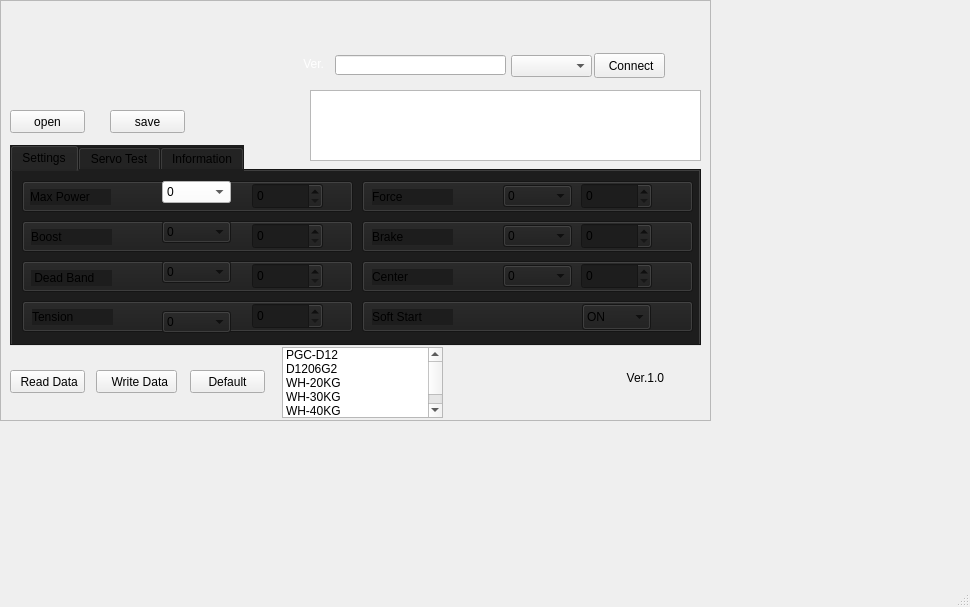
<?xml version="1.0" encoding="UTF-8"?>
<ui version="4.0">
 <class>MainWindow</class>
 <widget class="QMainWindow" name="MainWindow">
  <property name="geometry">
   <rect>
    <x>0</x>
    <y>0</y>
    <width>970</width>
    <height>607</height>
   </rect>
  </property>
  <property name="windowTitle">
   <string>MainWindow</string>
  </property>
  <widget class="QWidget" name="centralWidget">
   <widget class="QTabWidget" name="tabWidget">
    <property name="geometry">
     <rect>
      <x>10</x>
      <y>145</y>
      <width>691</width>
      <height>201</height>
     </rect>
    </property>
    <property name="styleSheet">
     <string notr="true">background-color: rgb(29, 29, 29);</string>
    </property>
    <property name="currentIndex">
     <number>0</number>
    </property>
    <widget class="QWidget" name="tab_2">
     <attribute name="title">
      <string>Settings</string>
     </attribute>
     <widget class="QPushButton" name="pushButton_s1">
      <property name="geometry">
       <rect>
        <x>10</x>
        <y>10</y>
        <width>331</width>
        <height>31</height>
       </rect>
      </property>
      <property name="minimumSize">
       <size>
        <width>0</width>
        <height>13</height>
       </size>
      </property>
      <property name="layoutDirection">
       <enum>Qt::LeftToRight</enum>
      </property>
      <property name="text">
       <string/>
      </property>
     </widget>
     <widget class="QLabel" name="label_s1">
      <property name="geometry">
       <rect>
        <x>18</x>
        <y>18</y>
        <width>81</width>
        <height>16</height>
       </rect>
      </property>
      <property name="text">
       <string>Max Power</string>
      </property>
     </widget>
     <widget class="QPushButton" name="pushButton_s2">
      <property name="geometry">
       <rect>
        <x>10</x>
        <y>50</y>
        <width>331</width>
        <height>31</height>
       </rect>
      </property>
      <property name="layoutDirection">
       <enum>Qt::LeftToRight</enum>
      </property>
      <property name="text">
       <string/>
      </property>
     </widget>
     <widget class="QPushButton" name="pushButton_s3">
      <property name="geometry">
       <rect>
        <x>10</x>
        <y>90</y>
        <width>331</width>
        <height>31</height>
       </rect>
      </property>
      <property name="layoutDirection">
       <enum>Qt::LeftToRight</enum>
      </property>
      <property name="text">
       <string/>
      </property>
     </widget>
     <widget class="QPushButton" name="pushButton_s4">
      <property name="geometry">
       <rect>
        <x>10</x>
        <y>130</y>
        <width>331</width>
        <height>31</height>
       </rect>
      </property>
      <property name="layoutDirection">
       <enum>Qt::LeftToRight</enum>
      </property>
      <property name="text">
       <string/>
      </property>
     </widget>
     <widget class="QPushButton" name="pushButton_s5">
      <property name="geometry">
       <rect>
        <x>350</x>
        <y>10</y>
        <width>331</width>
        <height>31</height>
       </rect>
      </property>
      <property name="layoutDirection">
       <enum>Qt::LeftToRight</enum>
      </property>
      <property name="text">
       <string/>
      </property>
     </widget>
     <widget class="QComboBox" name="comboBox_s1">
      <property name="geometry">
       <rect>
        <x>150</x>
        <y>10</y>
        <width>69</width>
        <height>22</height>
       </rect>
      </property>
      <property name="styleSheet">
       <string notr="true">background-color: rgb(255, 255, 255);
color: rgb(0, 0, 0);</string>
      </property>
      <item>
       <property name="text">
        <string>0</string>
       </property>
      </item>
      <item>
       <property name="text">
        <string>1</string>
       </property>
      </item>
      <item>
       <property name="text">
        <string>2</string>
       </property>
      </item>
      <item>
       <property name="text">
        <string>3</string>
       </property>
      </item>
      <item>
       <property name="text">
        <string>4</string>
       </property>
      </item>
      <item>
       <property name="text">
        <string>5</string>
       </property>
      </item>
      <item>
       <property name="text">
        <string>6</string>
       </property>
      </item>
      <item>
       <property name="text">
        <string>7</string>
       </property>
      </item>
      <item>
       <property name="text">
        <string>8</string>
       </property>
      </item>
      <item>
       <property name="text">
        <string>9</string>
       </property>
      </item>
      <item>
       <property name="text">
        <string>10</string>
       </property>
      </item>
     </widget>
     <widget class="QComboBox" name="comboBox_s2">
      <property name="geometry">
       <rect>
        <x>150</x>
        <y>50</y>
        <width>69</width>
        <height>22</height>
       </rect>
      </property>
      <item>
       <property name="text">
        <string>0</string>
       </property>
      </item>
      <item>
       <property name="text">
        <string>1</string>
       </property>
      </item>
      <item>
       <property name="text">
        <string>2</string>
       </property>
      </item>
      <item>
       <property name="text">
        <string>3</string>
       </property>
      </item>
      <item>
       <property name="text">
        <string>4</string>
       </property>
      </item>
      <item>
       <property name="text">
        <string>5</string>
       </property>
      </item>
      <item>
       <property name="text">
        <string>6</string>
       </property>
      </item>
      <item>
       <property name="text">
        <string>7</string>
       </property>
      </item>
      <item>
       <property name="text">
        <string>8</string>
       </property>
      </item>
      <item>
       <property name="text">
        <string>9</string>
       </property>
      </item>
      <item>
       <property name="text">
        <string>10</string>
       </property>
      </item>
     </widget>
     <widget class="QComboBox" name="comboBox_s3">
      <property name="geometry">
       <rect>
        <x>150</x>
        <y>90</y>
        <width>69</width>
        <height>22</height>
       </rect>
      </property>
      <item>
       <property name="text">
        <string>0</string>
       </property>
      </item>
      <item>
       <property name="text">
        <string>1</string>
       </property>
      </item>
      <item>
       <property name="text">
        <string>2</string>
       </property>
      </item>
      <item>
       <property name="text">
        <string>3</string>
       </property>
      </item>
      <item>
       <property name="text">
        <string>4</string>
       </property>
      </item>
      <item>
       <property name="text">
        <string>5</string>
       </property>
      </item>
      <item>
       <property name="text">
        <string>6</string>
       </property>
      </item>
      <item>
       <property name="text">
        <string>7</string>
       </property>
      </item>
      <item>
       <property name="text">
        <string>8</string>
       </property>
      </item>
      <item>
       <property name="text">
        <string>9</string>
       </property>
      </item>
      <item>
       <property name="text">
        <string>10</string>
       </property>
      </item>
     </widget>
     <widget class="QComboBox" name="comboBox_s4">
      <property name="geometry">
       <rect>
        <x>150</x>
        <y>140</y>
        <width>69</width>
        <height>22</height>
       </rect>
      </property>
      <item>
       <property name="text">
        <string>0</string>
       </property>
      </item>
      <item>
       <property name="text">
        <string>1</string>
       </property>
      </item>
      <item>
       <property name="text">
        <string>2</string>
       </property>
      </item>
      <item>
       <property name="text">
        <string>3</string>
       </property>
      </item>
      <item>
       <property name="text">
        <string>4</string>
       </property>
      </item>
      <item>
       <property name="text">
        <string>5</string>
       </property>
      </item>
      <item>
       <property name="text">
        <string>6</string>
       </property>
      </item>
      <item>
       <property name="text">
        <string>7</string>
       </property>
      </item>
      <item>
       <property name="text">
        <string>8</string>
       </property>
      </item>
      <item>
       <property name="text">
        <string>9</string>
       </property>
      </item>
      <item>
       <property name="text">
        <string>10</string>
       </property>
      </item>
     </widget>
     <widget class="QPushButton" name="pushButton_s6">
      <property name="geometry">
       <rect>
        <x>350</x>
        <y>50</y>
        <width>331</width>
        <height>31</height>
       </rect>
      </property>
      <property name="layoutDirection">
       <enum>Qt::LeftToRight</enum>
      </property>
      <property name="text">
       <string/>
      </property>
     </widget>
     <widget class="QPushButton" name="pushButton_s7">
      <property name="geometry">
       <rect>
        <x>350</x>
        <y>90</y>
        <width>331</width>
        <height>31</height>
       </rect>
      </property>
      <property name="layoutDirection">
       <enum>Qt::LeftToRight</enum>
      </property>
      <property name="text">
       <string/>
      </property>
     </widget>
     <widget class="QPushButton" name="pushButton_s8">
      <property name="geometry">
       <rect>
        <x>350</x>
        <y>130</y>
        <width>331</width>
        <height>31</height>
       </rect>
      </property>
      <property name="layoutDirection">
       <enum>Qt::LeftToRight</enum>
      </property>
      <property name="text">
       <string/>
      </property>
     </widget>
     <widget class="QComboBox" name="comboBox_s6">
      <property name="geometry">
       <rect>
        <x>491</x>
        <y>54</y>
        <width>69</width>
        <height>22</height>
       </rect>
      </property>
      <item>
       <property name="text">
        <string>0</string>
       </property>
      </item>
      <item>
       <property name="text">
        <string>1</string>
       </property>
      </item>
      <item>
       <property name="text">
        <string>2</string>
       </property>
      </item>
      <item>
       <property name="text">
        <string>3</string>
       </property>
      </item>
      <item>
       <property name="text">
        <string>4</string>
       </property>
      </item>
      <item>
       <property name="text">
        <string>5</string>
       </property>
      </item>
      <item>
       <property name="text">
        <string>6</string>
       </property>
      </item>
      <item>
       <property name="text">
        <string>7</string>
       </property>
      </item>
      <item>
       <property name="text">
        <string>8</string>
       </property>
      </item>
      <item>
       <property name="text">
        <string>9</string>
       </property>
      </item>
      <item>
       <property name="text">
        <string>10</string>
       </property>
      </item>
     </widget>
     <widget class="QComboBox" name="comboBox_s5">
      <property name="geometry">
       <rect>
        <x>491</x>
        <y>14</y>
        <width>69</width>
        <height>22</height>
       </rect>
      </property>
      <item>
       <property name="text">
        <string>0</string>
       </property>
      </item>
      <item>
       <property name="text">
        <string>1</string>
       </property>
      </item>
      <item>
       <property name="text">
        <string>2</string>
       </property>
      </item>
      <item>
       <property name="text">
        <string>3</string>
       </property>
      </item>
      <item>
       <property name="text">
        <string>4</string>
       </property>
      </item>
      <item>
       <property name="text">
        <string>5</string>
       </property>
      </item>
      <item>
       <property name="text">
        <string>6</string>
       </property>
      </item>
      <item>
       <property name="text">
        <string>7</string>
       </property>
      </item>
      <item>
       <property name="text">
        <string>8</string>
       </property>
      </item>
      <item>
       <property name="text">
        <string>9</string>
       </property>
      </item>
      <item>
       <property name="text">
        <string>10</string>
       </property>
      </item>
     </widget>
     <widget class="QComboBox" name="comboBox_s8">
      <property name="geometry">
       <rect>
        <x>570</x>
        <y>133</y>
        <width>69</width>
        <height>26</height>
       </rect>
      </property>
      <item>
       <property name="text">
        <string>ON</string>
       </property>
      </item>
      <item>
       <property name="text">
        <string>OFF</string>
       </property>
      </item>
     </widget>
     <widget class="QComboBox" name="comboBox_s7">
      <property name="geometry">
       <rect>
        <x>491</x>
        <y>94</y>
        <width>69</width>
        <height>22</height>
       </rect>
      </property>
      <item>
       <property name="text">
        <string>0</string>
       </property>
      </item>
      <item>
       <property name="text">
        <string>1</string>
       </property>
      </item>
      <item>
       <property name="text">
        <string>2</string>
       </property>
      </item>
      <item>
       <property name="text">
        <string>3</string>
       </property>
      </item>
      <item>
       <property name="text">
        <string>4</string>
       </property>
      </item>
      <item>
       <property name="text">
        <string>5</string>
       </property>
      </item>
      <item>
       <property name="text">
        <string>6</string>
       </property>
      </item>
      <item>
       <property name="text">
        <string>7</string>
       </property>
      </item>
      <item>
       <property name="text">
        <string>8</string>
       </property>
      </item>
      <item>
       <property name="text">
        <string>9</string>
       </property>
      </item>
      <item>
       <property name="text">
        <string>10</string>
       </property>
      </item>
     </widget>
     <widget class="QLabel" name="label_s2">
      <property name="geometry">
       <rect>
        <x>19</x>
        <y>58</y>
        <width>81</width>
        <height>16</height>
       </rect>
      </property>
      <property name="text">
       <string>Boost</string>
      </property>
     </widget>
     <widget class="QLabel" name="label_s3">
      <property name="geometry">
       <rect>
        <x>19</x>
        <y>99</y>
        <width>81</width>
        <height>16</height>
       </rect>
      </property>
      <property name="text">
       <string> Dead Band</string>
      </property>
     </widget>
     <widget class="QLabel" name="label_s4">
      <property name="geometry">
       <rect>
        <x>20</x>
        <y>138</y>
        <width>81</width>
        <height>16</height>
       </rect>
      </property>
      <property name="text">
       <string>Tension</string>
      </property>
     </widget>
     <widget class="QLabel" name="label_s5">
      <property name="geometry">
       <rect>
        <x>360</x>
        <y>18</y>
        <width>81</width>
        <height>16</height>
       </rect>
      </property>
      <property name="text">
       <string>Force</string>
      </property>
     </widget>
     <widget class="QLabel" name="label_s6">
      <property name="geometry">
       <rect>
        <x>360</x>
        <y>58</y>
        <width>81</width>
        <height>16</height>
       </rect>
      </property>
      <property name="text">
       <string>Brake</string>
      </property>
     </widget>
     <widget class="QLabel" name="label_s7">
      <property name="geometry">
       <rect>
        <x>360</x>
        <y>98</y>
        <width>81</width>
        <height>16</height>
       </rect>
      </property>
      <property name="text">
       <string>Center</string>
      </property>
     </widget>
     <widget class="QLabel" name="label_s8">
      <property name="geometry">
       <rect>
        <x>360</x>
        <y>138</y>
        <width>81</width>
        <height>16</height>
       </rect>
      </property>
      <property name="text">
       <string>Soft Start</string>
      </property>
     </widget>
     <widget class="QSpinBox" name="spinBox_1">
      <property name="geometry">
       <rect>
        <x>240</x>
        <y>12</y>
        <width>71</width>
        <height>26</height>
       </rect>
      </property>
      <property name="maximum">
       <number>10</number>
      </property>
     </widget>
     <widget class="QSpinBox" name="spinBox_2">
      <property name="geometry">
       <rect>
        <x>240</x>
        <y>52</y>
        <width>71</width>
        <height>26</height>
       </rect>
      </property>
      <property name="maximum">
       <number>10</number>
      </property>
     </widget>
     <widget class="QSpinBox" name="spinBox_3">
      <property name="geometry">
       <rect>
        <x>240</x>
        <y>92</y>
        <width>71</width>
        <height>26</height>
       </rect>
      </property>
      <property name="maximum">
       <number>10</number>
      </property>
     </widget>
     <widget class="QSpinBox" name="spinBox_4">
      <property name="geometry">
       <rect>
        <x>240</x>
        <y>132</y>
        <width>71</width>
        <height>26</height>
       </rect>
      </property>
      <property name="maximum">
       <number>10</number>
      </property>
     </widget>
     <widget class="QSpinBox" name="spinBox_6">
      <property name="geometry">
       <rect>
        <x>569</x>
        <y>52</y>
        <width>71</width>
        <height>26</height>
       </rect>
      </property>
      <property name="maximum">
       <number>10</number>
      </property>
     </widget>
     <widget class="QSpinBox" name="spinBox_5">
      <property name="geometry">
       <rect>
        <x>569</x>
        <y>12</y>
        <width>71</width>
        <height>26</height>
       </rect>
      </property>
      <property name="maximum">
       <number>10</number>
      </property>
     </widget>
     <widget class="QSpinBox" name="spinBox_7">
      <property name="geometry">
       <rect>
        <x>569</x>
        <y>92</y>
        <width>71</width>
        <height>26</height>
       </rect>
      </property>
      <property name="maximum">
       <number>10</number>
      </property>
     </widget>
    </widget>
    <widget class="QWidget" name="tab">
     <attribute name="title">
      <string>Servo Test</string>
     </attribute>
     <widget class="QPushButton" name="pushButton_3">
      <property name="geometry">
       <rect>
        <x>10</x>
        <y>10</y>
        <width>391</width>
        <height>31</height>
       </rect>
      </property>
      <property name="layoutDirection">
       <enum>Qt::LeftToRight</enum>
      </property>
      <property name="text">
       <string>Broad Band</string>
      </property>
     </widget>
     <widget class="QPushButton" name="pushButton_4">
      <property name="geometry">
       <rect>
        <x>10</x>
        <y>50</y>
        <width>391</width>
        <height>31</height>
       </rect>
      </property>
      <property name="text">
       <string/>
      </property>
     </widget>
     <widget class="QPushButton" name="pushButton_5">
      <property name="geometry">
       <rect>
        <x>10</x>
        <y>90</y>
        <width>391</width>
        <height>31</height>
       </rect>
      </property>
      <property name="text">
       <string>Narrow Band</string>
      </property>
     </widget>
     <widget class="QPushButton" name="pushButton_6">
      <property name="geometry">
       <rect>
        <x>10</x>
        <y>130</y>
        <width>391</width>
        <height>31</height>
       </rect>
      </property>
      <property name="text">
       <string/>
      </property>
     </widget>
     <widget class="QLabel" name="label_4">
      <property name="geometry">
       <rect>
        <x>22</x>
        <y>60</y>
        <width>81</width>
        <height>16</height>
       </rect>
      </property>
      <property name="text">
       <string>PWM</string>
      </property>
     </widget>
     <widget class="QLabel" name="label_5">
      <property name="geometry">
       <rect>
        <x>22</x>
        <y>138</y>
        <width>81</width>
        <height>16</height>
       </rect>
      </property>
      <property name="text">
       <string>PWM</string>
      </property>
     </widget>
     <widget class="QPushButton" name="pushButton_p1">
      <property name="geometry">
       <rect>
        <x>106</x>
        <y>55</y>
        <width>51</width>
        <height>23</height>
       </rect>
      </property>
      <property name="text">
       <string>500us</string>
      </property>
     </widget>
     <widget class="QPushButton" name="pushButton_p2">
      <property name="geometry">
       <rect>
        <x>166</x>
        <y>55</y>
        <width>51</width>
        <height>23</height>
       </rect>
      </property>
      <property name="text">
       <string>900us</string>
      </property>
     </widget>
     <widget class="QPushButton" name="pushButton_p3">
      <property name="geometry">
       <rect>
        <x>226</x>
        <y>55</y>
        <width>51</width>
        <height>23</height>
       </rect>
      </property>
      <property name="text">
       <string>1500us</string>
      </property>
     </widget>
     <widget class="QPushButton" name="pushButton_p4">
      <property name="geometry">
       <rect>
        <x>286</x>
        <y>55</y>
        <width>51</width>
        <height>23</height>
       </rect>
      </property>
      <property name="text">
       <string>2100us</string>
      </property>
     </widget>
     <widget class="QPushButton" name="pushButton_p5">
      <property name="geometry">
       <rect>
        <x>346</x>
        <y>55</y>
        <width>51</width>
        <height>23</height>
       </rect>
      </property>
      <property name="text">
       <string>2500us</string>
      </property>
     </widget>
     <widget class="QPushButton" name="pushButton_p7">
      <property name="geometry">
       <rect>
        <x>285</x>
        <y>135</y>
        <width>51</width>
        <height>23</height>
       </rect>
      </property>
      <property name="text">
       <string>750us</string>
      </property>
     </widget>
     <widget class="QPushButton" name="pushButton_p6">
      <property name="geometry">
       <rect>
        <x>225</x>
        <y>135</y>
        <width>51</width>
        <height>23</height>
       </rect>
      </property>
      <property name="text">
       <string>500us</string>
      </property>
     </widget>
     <widget class="QPushButton" name="pushButton_p8">
      <property name="geometry">
       <rect>
        <x>345</x>
        <y>135</y>
        <width>51</width>
        <height>23</height>
       </rect>
      </property>
      <property name="text">
       <string>1000us</string>
      </property>
     </widget>
     <widget class="GaugeArc" name="gaugeArc">
      <property name="geometry">
       <rect>
        <x>450</x>
        <y>0</y>
        <width>200</width>
        <height>200</height>
       </rect>
      </property>
     </widget>
    </widget>
    <widget class="QWidget" name="tab_3">
     <attribute name="title">
      <string>Information</string>
     </attribute>
     <widget class="QPushButton" name="pushButton_i1">
      <property name="geometry">
       <rect>
        <x>0</x>
        <y>10</y>
        <width>201</width>
        <height>31</height>
       </rect>
      </property>
      <property name="text">
       <string>InformationV1.0</string>
      </property>
     </widget>
     <widget class="QPushButton" name="pushButton_i2">
      <property name="geometry">
       <rect>
        <x>220</x>
        <y>10</y>
        <width>101</width>
        <height>31</height>
       </rect>
      </property>
      <property name="text">
       <string>Open</string>
      </property>
     </widget>
     <widget class="QGroupBox" name="groupBox">
      <property name="geometry">
       <rect>
        <x>10</x>
        <y>50</y>
        <width>311</width>
        <height>111</height>
       </rect>
      </property>
      <property name="styleSheet">
       <string notr="true">color: rgb(255, 255, 255);</string>
      </property>
      <property name="title">
       <string>  Update</string>
      </property>
      <widget class="QPushButton" name="pushButton_lcdfirmware">
       <property name="geometry">
        <rect>
         <x>23</x>
         <y>13</y>
         <width>91</width>
         <height>31</height>
        </rect>
       </property>
       <property name="text">
        <string>Load firmware</string>
       </property>
      </widget>
      <widget class="QLineEdit" name="lineEdit_lcdfirmware">
       <property name="geometry">
        <rect>
         <x>115</x>
         <y>14</y>
         <width>161</width>
         <height>31</height>
        </rect>
       </property>
      </widget>
      <widget class="QPushButton" name="pushButton_lcdupgrade">
       <property name="geometry">
        <rect>
         <x>23</x>
         <y>48</y>
         <width>251</width>
         <height>31</height>
        </rect>
       </property>
       <property name="text">
        <string> LCD Upgrade</string>
       </property>
      </widget>
      <widget class="QProgressBar" name="progressBar">
       <property name="geometry">
        <rect>
         <x>23</x>
         <y>84</y>
         <width>281</width>
         <height>23</height>
        </rect>
       </property>
       <property name="value">
        <number>24</number>
       </property>
      </widget>
     </widget>
    </widget>
   </widget>
   <widget class="QFrame" name="frame">
    <property name="geometry">
     <rect>
      <x>0</x>
      <y>0</y>
      <width>711</width>
      <height>421</height>
     </rect>
    </property>
    <property name="styleSheet">
     <string notr="true">background-image: url(:/img/back2.png);</string>
    </property>
    <property name="frameShape">
     <enum>QFrame::StyledPanel</enum>
    </property>
    <property name="frameShadow">
     <enum>QFrame::Raised</enum>
    </property>
   </widget>
   <widget class="QPushButton" name="pushButton_save">
    <property name="geometry">
     <rect>
      <x>110</x>
      <y>110</y>
      <width>75</width>
      <height>23</height>
     </rect>
    </property>
    <property name="text">
     <string>save</string>
    </property>
   </widget>
   <widget class="QPushButton" name="pushButton_open">
    <property name="geometry">
     <rect>
      <x>10</x>
      <y>110</y>
      <width>75</width>
      <height>23</height>
     </rect>
    </property>
    <property name="text">
     <string>open</string>
    </property>
   </widget>
   <widget class="QLabel" name="label_ver">
    <property name="geometry">
     <rect>
      <x>620</x>
      <y>370</y>
      <width>81</width>
      <height>16</height>
     </rect>
    </property>
    <property name="text">
     <string>  Ver.1.0</string>
    </property>
   </widget>
   <widget class="QTextEdit" name="textEdit">
    <property name="geometry">
     <rect>
      <x>310</x>
      <y>90</y>
      <width>391</width>
      <height>71</height>
     </rect>
    </property>
    <property name="html">
     <string>&lt;!DOCTYPE HTML PUBLIC &quot;-//W3C//DTD HTML 4.0//EN&quot; &quot;http://www.w3.org/TR/REC-html40/strict.dtd&quot;&gt;
&lt;html&gt;&lt;head&gt;&lt;meta name=&quot;qrichtext&quot; content=&quot;1&quot; /&gt;&lt;style type=&quot;text/css&quot;&gt;
p, li { white-space: pre-wrap; }
&lt;/style&gt;&lt;/head&gt;&lt;body style=&quot; font-family:'SimSun'; font-size:9pt; font-weight:400; font-style:normal;&quot;&gt;
&lt;p style=&quot;-qt-paragraph-type:empty; margin-top:0px; margin-bottom:0px; margin-left:0px; margin-right:0px; -qt-block-indent:0; text-indent:0px;&quot;&gt;&lt;br /&gt;&lt;/p&gt;&lt;/body&gt;&lt;/html&gt;</string>
    </property>
   </widget>
   <widget class="QPushButton" name="pushButton_connect">
    <property name="geometry">
     <rect>
      <x>594</x>
      <y>53</y>
      <width>71</width>
      <height>25</height>
     </rect>
    </property>
    <property name="text">
     <string> Connect</string>
    </property>
   </widget>
   <widget class="QLabel" name="label">
    <property name="geometry">
     <rect>
      <x>300</x>
      <y>56</y>
      <width>31</width>
      <height>16</height>
     </rect>
    </property>
    <property name="styleSheet">
     <string notr="true">color: rgb(255, 255, 255);</string>
    </property>
    <property name="text">
     <string> Ver.</string>
    </property>
   </widget>
   <widget class="QLineEdit" name="lineEdit">
    <property name="geometry">
     <rect>
      <x>335</x>
      <y>55</y>
      <width>171</width>
      <height>20</height>
     </rect>
    </property>
   </widget>
   <widget class="QComboBox" name="comboBox_com">
    <property name="geometry">
     <rect>
      <x>511</x>
      <y>55</y>
      <width>81</width>
      <height>22</height>
     </rect>
    </property>
   </widget>
   <widget class="QPushButton" name="pushButton_Default">
    <property name="geometry">
     <rect>
      <x>190</x>
      <y>370</y>
      <width>75</width>
      <height>23</height>
     </rect>
    </property>
    <property name="text">
     <string>Default</string>
    </property>
   </widget>
   <widget class="QPushButton" name="pushButton_readData">
    <property name="geometry">
     <rect>
      <x>10</x>
      <y>370</y>
      <width>75</width>
      <height>23</height>
     </rect>
    </property>
    <property name="text">
     <string> Read Data</string>
    </property>
   </widget>
   <widget class="QPushButton" name="pushButton_writeData">
    <property name="geometry">
     <rect>
      <x>96</x>
      <y>370</y>
      <width>81</width>
      <height>23</height>
     </rect>
    </property>
    <property name="text">
     <string>  Write Data</string>
    </property>
   </widget>
   <widget class="QListWidget" name="listWidget">
    <property name="geometry">
     <rect>
      <x>282</x>
      <y>347</y>
      <width>161</width>
      <height>71</height>
     </rect>
    </property>
    <item>
     <property name="text">
      <string>PGC-D12</string>
     </property>
    </item>
    <item>
     <property name="text">
      <string>D1206G2</string>
     </property>
    </item>
    <item>
     <property name="text">
      <string>WH-20KG</string>
     </property>
    </item>
    <item>
     <property name="text">
      <string>WH-30KG</string>
     </property>
    </item>
    <item>
     <property name="text">
      <string>WH-40KG</string>
     </property>
    </item>
   </widget>
   <zorder>frame</zorder>
   <zorder>tabWidget</zorder>
   <zorder>pushButton_save</zorder>
   <zorder>pushButton_open</zorder>
   <zorder>label_ver</zorder>
   <zorder>textEdit</zorder>
   <zorder>pushButton_connect</zorder>
   <zorder>label</zorder>
   <zorder>lineEdit</zorder>
   <zorder>comboBox_com</zorder>
   <zorder>pushButton_Default</zorder>
   <zorder>pushButton_readData</zorder>
   <zorder>pushButton_writeData</zorder>
   <zorder>listWidget</zorder>
  </widget>
  <widget class="QStatusBar" name="statusBar"/>
 </widget>
 <layoutdefault spacing="6" margin="11"/>
 <customwidgets>
  <customwidget>
   <class>GaugeArc</class>
   <extends>QWidget</extends>
   <header>gaugearc.h</header>
  </customwidget>
 </customwidgets>
 <resources/>
 <connections/>
</ui>
